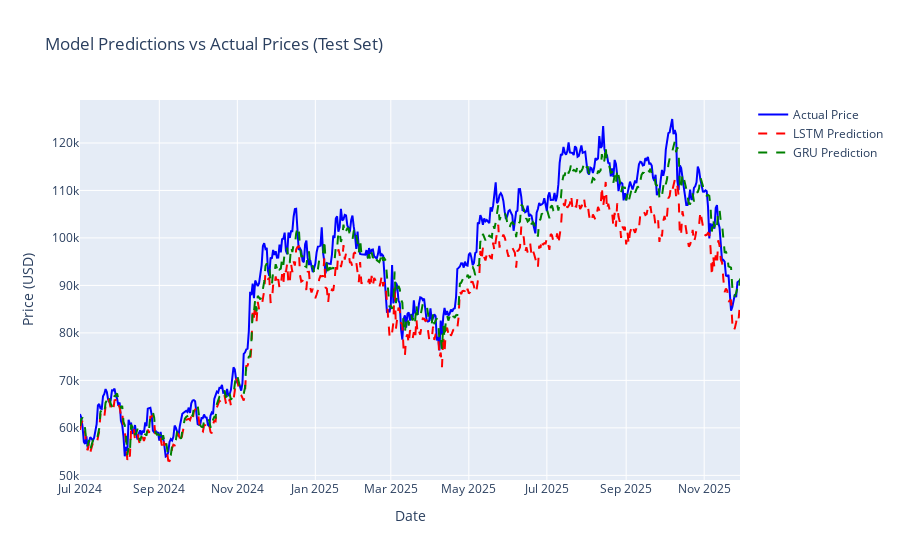
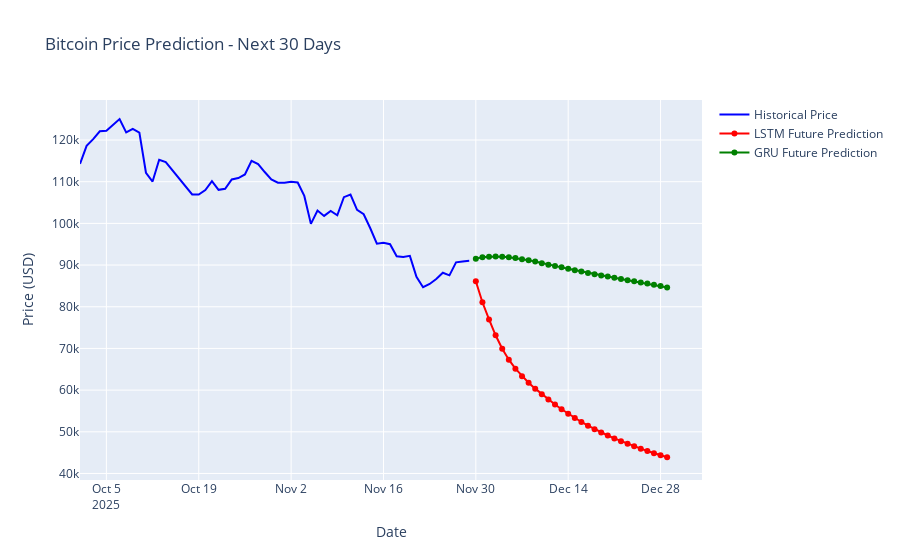

Notebook source saved alongside these figures, in order:
### Markdown cell above
# Cell 11: Visualize Predictions

### Code cell
def plot_predictions(closedf, lstm_test_predict, gru_test_predict, 
                    lstm_future_predictions, gru_future_predictions, future_days=30):
    """Plot model predictions and future forecasts"""
    
    last_date = closedf['Date'].iloc[-1]
    future_dates = [last_date + dt.timedelta(days=i) for i in range(1, future_days + 1)]
    
    # Test predictions vs actual
    test_start_idx = len(closedf) - len(lstm_test_predict)
    actual_dates = closedf['Date'].iloc[test_start_idx:test_start_idx + len(lstm_test_predict)]
    
    fig1 = go.Figure()
    fig1.add_trace(go.Scatter(x=actual_dates, y=closedf['Close'].iloc[test_start_idx:test_start_idx + len(lstm_test_predict)],
                             mode='lines', name='Actual Price', line=dict(color='blue')))
    fig1.add_trace(go.Scatter(x=actual_dates, y=lstm_test_predict.flatten(),
                             mode='lines', name='LSTM Prediction', line=dict(color='red', dash='dash')))
    fig1.add_trace(go.Scatter(x=actual_dates, y=gru_test_predict.flatten(),
                             mode='lines', name='GRU Prediction', line=dict(color='green', dash='dash')))
    fig1.update_layout(title='Model Predictions vs Actual Prices (Test Set)',
                      xaxis_title='Date', yaxis_title='Price (USD)')
    fig1.show()
    
    # Future predictions
    fig2 = go.Figure()
    last_60_days = closedf.tail(60)
    
    fig2.add_trace(go.Scatter(x=last_60_days['Date'], y=last_60_days['Close'],
                             mode='lines', name='Historical Price', line=dict(color='blue')))
    fig2.add_trace(go.Scatter(x=future_dates, y=lstm_future_predictions.flatten(),
                             mode='lines+markers', name='LSTM Future Prediction', line=dict(color='red')))
    fig2.add_trace(go.Scatter(x=future_dates, y=gru_future_predictions.flatten(),
                             mode='lines+markers', name='GRU Future Prediction', line=dict(color='green')))
    fig2.update_layout(title=f'Bitcoin Price Prediction - Next {future_days} Days',
                      xaxis_title='Date', yaxis_title='Price (USD)')
    fig2.show()
    
    return future_dates

print("Plotting predictions...")
future_dates = plot_predictions(closedf, lstm_test_predict, gru_test_predict,
                               lstm_future_predictions, gru_future_predictions, future_days)

### Figure 1 — Plotly figure (JSON) as saved in the notebook; plotly's stock layout.template omitted (floating-point values rounded to 4 significant figures; data arrays with more than 128 entries replaced by an {"elided": "..."} marker saying what was removed)
{"data": [{"line": {"color": "blue"}, "mode": "lines", "name": "Actual Price", "type": "scatter", "x": {"elided": "517 str values"}, "y": {"elided": "517 float values"}}, {"line": {"color": "red", "dash": "dash"}, "mode": "lines", "name": "LSTM Prediction", "type": "scatter", "x": {"elided": "517 str values"}, "y": {"elided": "517 float values"}}, {"line": {"color": "green", "dash": "dash"}, "mode": "lines", "name": "GRU Prediction", "type": "scatter", "x": {"elided": "517 str values"}, "y": {"elided": "517 float values"}}], "layout": {"title": {"text": "Model Predictions vs Actual Prices (Test Set)"}, "xaxis": {"title": {"text": "Date"}}, "yaxis": {"title": {"text": "Price (USD)"}}}}

### Figure 2 — Plotly figure (JSON) as saved in the notebook; plotly's stock layout.template omitted (floating-point values rounded to 4 significant figures)
{"data": [{"line": {"color": "blue"}, "mode": "lines", "name": "Historical Price", "type": "scatter", "x": ["2025-10-01T00:00:00.000000000", "2025-10-02T00:00:00.000000000", "2025-10-03T00:00:00.000000000", "2025-10-04T00:00:00.000000000", "2025-10-05T00:00:00.000000000", "2025-10-06T00:00:00.000000000", "2025-10-07T00:00:00.000000000", "2025-10-08T00:00:00.000000000", "2025-10-09T00:00:00.000000000", "2025-10-10T00:00:00.000000000", "2025-10-11T00:00:00.000000000", "2025-10-12T00:00:00.000000000", "2025-10-13T00:00:00.000000000", "2025-10-14T00:00:00.000000000", "2025-10-15T00:00:00.000000000", "2025-10-16T00:00:00.000000000", "2025-10-17T00:00:00.000000000", "2025-10-18T00:00:00.000000000", "2025-10-19T00:00:00.000000000", "2025-10-20T00:00:00.000000000", "2025-10-21T00:00:00.000000000", "2025-10-22T00:00:00.000000000", "2025-10-23T00:00:00.000000000", "2025-10-24T00:00:00.000000000", "2025-10-25T00:00:00.000000000", "2025-10-26T00:00:00.000000000", "2025-10-27T00:00:00.000000000", "2025-10-28T00:00:00.000000000", "2025-10-29T00:00:00.000000000", "2025-10-30T00:00:00.000000000", "2025-10-31T00:00:00.000000000", "2025-11-01T00:00:00.000000000", "2025-11-02T00:00:00.000000000", "2025-11-03T00:00:00.000000000", "2025-11-04T00:00:00.000000000", "2025-11-05T00:00:00.000000000", "2025-11-06T00:00:00.000000000", "2025-11-07T00:00:00.000000000", "2025-11-08T00:00:00.000000000", "2025-11-09T00:00:00.000000000", "2025-11-10T00:00:00.000000000", "2025-11-11T00:00:00.000000000", "2025-11-12T00:00:00.000000000", "2025-11-13T00:00:00.000000000", "2025-11-14T00:00:00.000000000", "2025-11-15T00:00:00.000000000", "2025-11-16T00:00:00.000000000", "2025-11-17T00:00:00.000000000", "2025-11-18T00:00:00.000000000", "2025-11-19T00:00:00.000000000", "2025-11-20T00:00:00.000000000", "2025-11-21T00:00:00.000000000", "2025-11-22T00:00:00.000000000", "2025-11-23T00:00:00.000000000", "2025-11-24T00:00:00.000000000", "2025-11-25T00:00:00.000000000", "2025-11-26T00:00:00.000000000", "2025-11-27T00:00:00.000000000", "2025-11-28T00:00:00.000000000", "2025-11-29T00:00:00.000000000"], "y": [114300.0, 118600.0, 120200.0, 122100.0, 122200.0, 123600.0, 125000.0, 121800.0, 122700.0, 121800.0, 112100.0, 110000.0, 115300.0, 114700.0, 112700.0, 111000.0, 109000.0, 107000.0, 106900.0, 108000.0, 110200.0, 108100.0, 108300.0, 110600.0, 110900.0, 111700.0, 115000.0, 114200.0, 112300.0, 110600.0, 109800.0, 109700.0, 110000.0, 109800.0, 106600.0, 99890.0, 103100.0, 101800.0, 103000.0, 101900.0, 106300.0, 106900.0, 103300.0, 102200.0, 98830.0, 95130.0, 95370.0, 95020.0, 92090.0, 91970.0, 92210.0, 87170.0, 84680.0, 85460.0, 86650.0, 88150.0, 87530.0, 90650.0, 90880.0, 91040.0]}, {"line": {"color": "red"}, "mode": "lines+markers", "name": "LSTM Future Prediction", "type": "scatter", "x": ["2025-11-30T00:00:00+00:00", "2025-12-01T00:00:00+00:00", "2025-12-02T00:00:00+00:00", "2025-12-03T00:00:00+00:00", "2025-12-04T00:00:00+00:00", "2025-12-05T00:00:00+00:00", "2025-12-06T00:00:00+00:00", "2025-12-07T00:00:00+00:00", "2025-12-08T00:00:00+00:00", "2025-12-09T00:00:00+00:00", "2025-12-10T00:00:00+00:00", "2025-12-11T00:00:00+00:00", "2025-12-12T00:00:00+00:00", "2025-12-13T00:00:00+00:00", "2025-12-14T00:00:00+00:00", "2025-12-15T00:00:00+00:00", "2025-12-16T00:00:00+00:00", "2025-12-17T00:00:00+00:00", "2025-12-18T00:00:00+00:00", "2025-12-19T00:00:00+00:00", "2025-12-20T00:00:00+00:00", "2025-12-21T00:00:00+00:00", "2025-12-22T00:00:00+00:00", "2025-12-23T00:00:00+00:00", "2025-12-24T00:00:00+00:00", "2025-12-25T00:00:00+00:00", "2025-12-26T00:00:00+00:00", "2025-12-27T00:00:00+00:00", "2025-12-28T00:00:00+00:00", "2025-12-29T00:00:00+00:00"], "y": [86120.0, 81070.0, 76950.0, 73150.0, 69930.0, 67300.0, 65140.0, 63340.0, 61770.0, 60350.0, 59020.0, 57750.0, 56540.0, 55400.0, 54320.0, 53300.0, 52350.0, 51460.0, 50630.0, 49850.0, 49120.0, 48420.0, 47760.0, 47130.0, 46530.0, 45950.0, 45400.0, 44880.0, 44370.0, 43890.0]}, {"line": {"color": "green"}, "mode": "lines+markers", "name": "GRU Future Prediction", "type": "scatter", "x": ["2025-11-30T00:00:00+00:00", "2025-12-01T00:00:00+00:00", "2025-12-02T00:00:00+00:00", "2025-12-03T00:00:00+00:00", "2025-12-04T00:00:00+00:00", "2025-12-05T00:00:00+00:00", "2025-12-06T00:00:00+00:00", "2025-12-07T00:00:00+00:00", "2025-12-08T00:00:00+00:00", "2025-12-09T00:00:00+00:00", "2025-12-10T00:00:00+00:00", "2025-12-11T00:00:00+00:00", "2025-12-12T00:00:00+00:00", "2025-12-13T00:00:00+00:00", "2025-12-14T00:00:00+00:00", "2025-12-15T00:00:00+00:00", "2025-12-16T00:00:00+00:00", "2025-12-17T00:00:00+00:00", "2025-12-18T00:00:00+00:00", "2025-12-19T00:00:00+00:00", "2025-12-20T00:00:00+00:00", "2025-12-21T00:00:00+00:00", "2025-12-22T00:00:00+00:00", "2025-12-23T00:00:00+00:00", "2025-12-24T00:00:00+00:00", "2025-12-25T00:00:00+00:00", "2025-12-26T00:00:00+00:00", "2025-12-27T00:00:00+00:00", "2025-12-28T00:00:00+00:00", "2025-12-29T00:00:00+00:00"], "y": [91540.0, 91870.0, 92000.0, 92040.0, 91980.0, 91860.0, 91680.0, 91430.0, 91150.0, 90840.0, 90460.0, 90090.0, 89770.0, 89450.0, 89120.0, 88780.0, 88450.0, 88120.0, 87810.0, 87510.0, 87230.0, 86940.0, 86660.0, 86390.0, 86110.0, 85840.0, 85570.0, 85280.0, 84970.0, 84640.0]}], "layout": {"title": {"text": "Bitcoin Price Prediction - Next 30 Days"}, "xaxis": {"title": {"text": "Date"}}, "yaxis": {"title": {"text": "Price (USD)"}}}}
